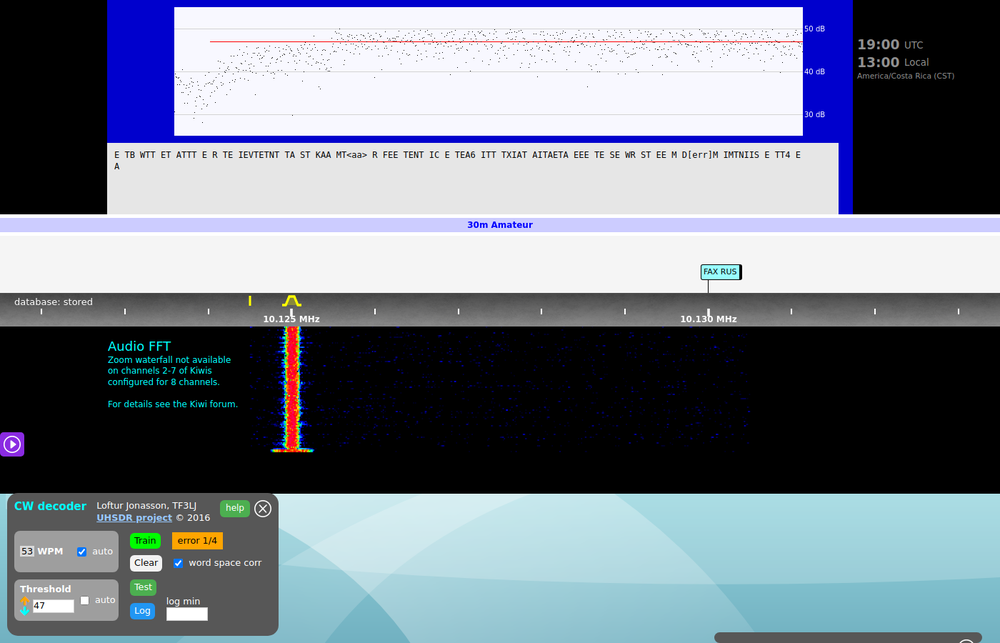
#> input picture captures/kiwi_hf_10_30m_1774810793964.png, 1000 x 643 px, shrunk from 1400 x 900 before the run
$ python -i spectrogram_ocr.py   (imports and definitions only)
#> lines starting #> are read from the running program, lines starting #| are printed output that depends on the picture
#!/usr/bin/env python3
"""
Spectrogram OCR + Morse detector.
Runs Tesseract on every KiwiSDR/capture PNG to extract:
  - axis labels, frequency annotations, station call signs visible on the waterfall
  - text overlays from KiwiSDR UI (S-meter, station ID, time)
Then runs a Morse decoder on the horizontal energy-bar pattern.

Outputs:
  pipeline_results/spectrogram_ocr_<ts>.json
"""
import os, sys, json, glob, re
from pathlib import Path
from datetime import datetime
import numpy as np
from PIL import Image, ImageOps, ImageFilter
import pytesseract

# [1 line not run here, left out]
TS  = datetime.now().strftime("%Y%m%d_%H%M%S")

# Morse table (reverse lookup)
MORSE = {
    ".-": "A", "-...": "B", "-.-.": "C", "-..": "D", ".": "E", "..-.": "F",
    "--.": "G", "....": "H", "..": "I", ".---": "J", "-.-": "K", ".-..": "L",
    "--": "M", "-.": "N", "---": "O", ".--.": "P", "--.-": "Q", ".-.": "R",
    "...": "S", "-": "T", "..-": "U", "...-": "V", ".--": "W", "-..-": "X",
    "-.--": "Y", "--..": "Z",
    "-----":"0",".----":"1","..---":"2","...--":"3","....-":"4",
    ".....":"5","-....":"6","--...":"7","---..":"8","----.":"9",
}

# [30 lines left out: function ocr_image, not called in this run]

def detect_morse(path):
    """Detect horizontal energy bars in spectrogram as potential Morse.
    Heuristic: scan middle row band, find contiguous bright spans, classify by length."""
    try:
        img = Image.open(path).convert("L")
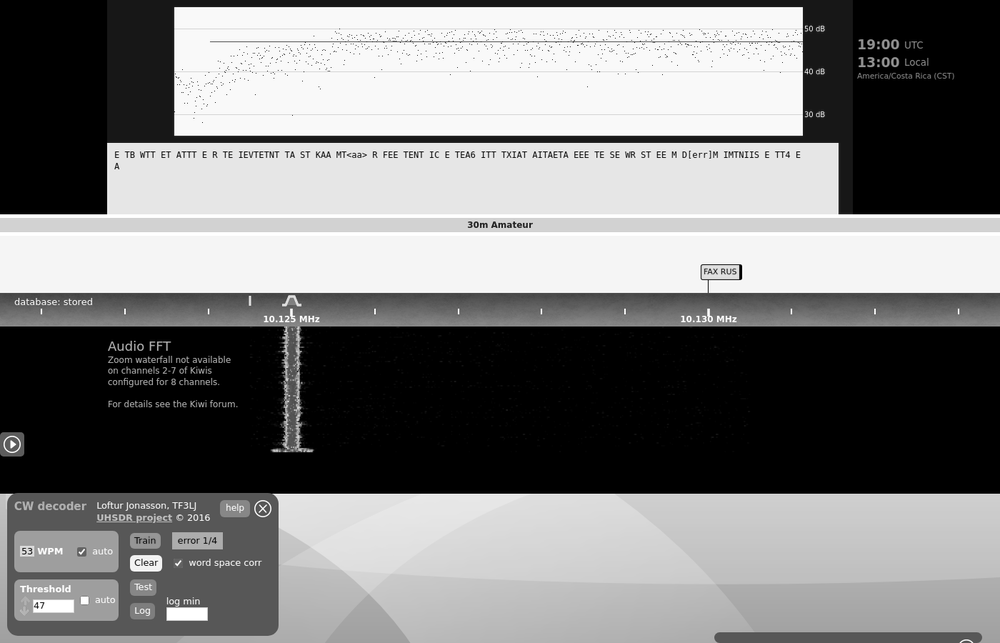
#> img: PIL image 1000x643 L; min 0, max 255, mean 126.2
    except Exception:
        return None
    a = np.array(img, dtype=np.float32)
    H, W = a.shape
#> H = 643; W = 1000
    # Use middle 40% vertical band, sum columns
    band = a[int(H*0.30):int(H*0.70), :]
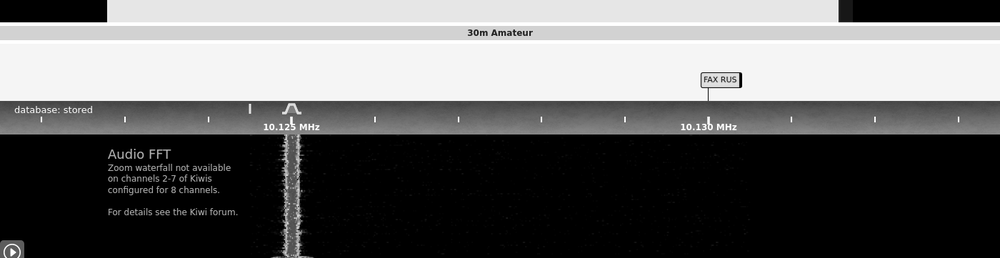
#> band: shape (258, 1000) float32; min 0, max 255, mean 103
    col_intensity = band.mean(axis=0)
#> col_intensity = 1000 values, max 191.4 at index 286, min 86.02 at index 876, mean 103
    # Normalize
    if col_intensity.max() - col_intensity.min() < 5:
        return {"detected": False, "reason": "no_contrast"}
    norm = (col_intensity - col_intensity.min()) / (col_intensity.max() - col_intensity.min() + 1e-9)
#> norm = 1000 values, max 1 at index 286, min 0 at index 876, mean 0.161
    # Threshold
    thresh = np.percentile(norm, 80)  # top 20% bright cols
#> thresh = 0.202
    binary = norm > thresh
    # Run-length encode
    runs = []
    i = 0
    while i < len(binary):
        j = i
        while j < len(binary) and binary[j] == binary[i]:
            j += 1
        runs.append((bool(binary[i]), j - i))
        i = j
#> this loop made 33 passes
#> i on passes 1 to 12: 108, 189, 190, 232, 234, 235, 249, 252, 264, 268, 269, 314
#> after the loop, runs = 33 pairs, first value 0 to 1, second value 1 to 162
    if len(runs) < 4:
        return {"detected": False, "reason": "too_few_runs"}
    on_runs  = [n for v, n in runs if v]
#> on_runs = [81, 42, 1, 3, 4, 45, 3, 2, 1, 1, 2, 3, 6, 3, 1, 1]
    off_runs = [n for v, n in runs if not v]
#> off_runs = [108, 1, 2, 14, 12, 1, 2, 55, 82, 82, 82, 56, 1, 5, 91, 45, 162]
    if not on_runs:
        return {"detected": False, "reason": "no_on_runs"}
    # Classify on-runs as dot/dash by median split
    med_on  = float(np.median(on_runs))
#> med_on = 3
    med_off = float(np.median(off_runs)) if off_runs else med_on
#> med_off = 45
    dot_max = med_on * 1.8
#> dot_max = 5.4
    classified = []
    for v, n in runs:
        if v:
            classified.append("." if n <= dot_max else "-")
        else:
            # Letter gap ~ 3*dot, word gap ~ 7*dot
            if n > med_off * 4: classified.append(" / ")
            elif n > med_off * 1.8: classified.append(" ")
#> this loop made 33 passes
#> (v, n) on passes 1 to 12: (False, 108), (True, 81), (False, 1), (True, 42), (False, 2), (True, 1), (False, 14), (True, 3), (False, 12), (True, 4), (False, 1), (True, 45)
#> after the loop, classified = [' ', '-', '-', '.', '.', '.', '-', '.', '.', ' ', '.', ' ', '.', ' ', '.', '.', '-', '.', ' ', '.', '.', ' ']
    pattern = "".join(classified).strip()
    # Decode tokens
    decoded_words = []
    for word in pattern.split(" / "):
        letters = []
        for sym in word.split(" "):
            sym = sym.strip()
            if sym in MORSE:
                letters.append(MORSE[sym])
            elif sym:
                letters.append(f"?{sym}?")
        decoded_words.append("".join(letters))
#> this loop made 1 pass
#> after the loop, decoded_words = ['?--...-..?EEFI']
    decoded = " ".join(decoded_words).strip()
    return {
        "detected": True,
        "on_count": len(on_runs),
        "off_count": len(off_runs),
        "median_on_px": med_on,
        "median_off_px": med_off,
        "pattern_preview": pattern[:200],
        "decoded_preview": decoded[:200],
        "decoded_full_len": len(decoded),
    }

# [32 lines left out: function main, not called in this run]

# [2 lines not run here, left out]

>>> result = detect_morse('../captures/kiwi_hf_10_30m_1774810793964.png')
#> result = {'detected': True, 'on_count': 16, 'off_count': 17, 'median_on_px': 3, 'median_off_px': 45, 'pattern_preview': '--...-.. . . ..-. ..', 'decoded_preview': '?--...-..?EEFI', 'decoded_full_len': 14}

$ run again, on captures/kiwi_hf_21_15m_1778705347800.png
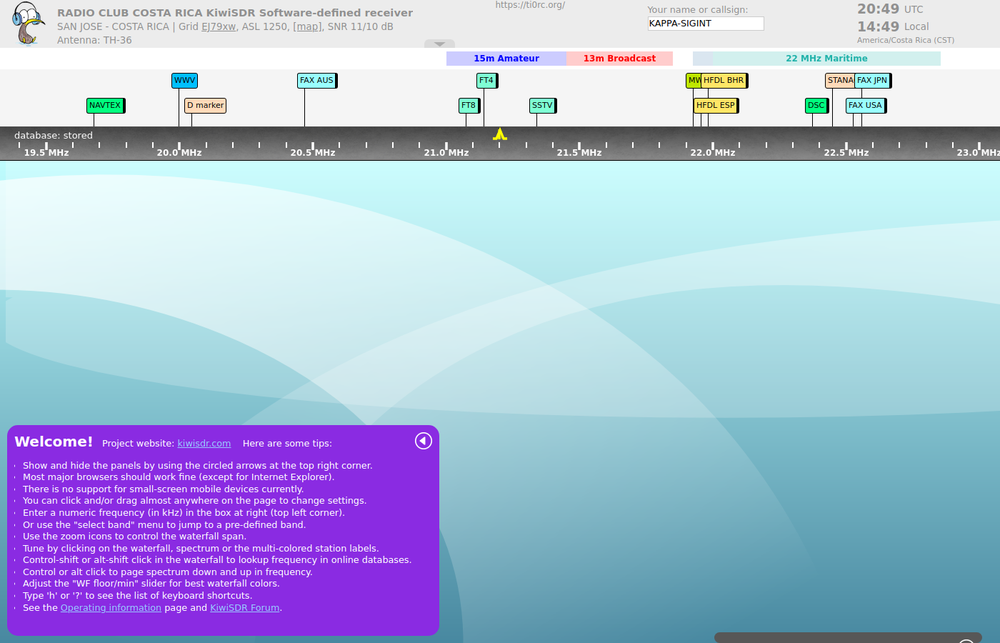
#> input picture captures/kiwi_hf_21_15m_1778705347800.png, 1000 x 643 px, shrunk from 1400 x 900 before the run
#> in detect_morse, `img = Image.open(path).convert("L")`:
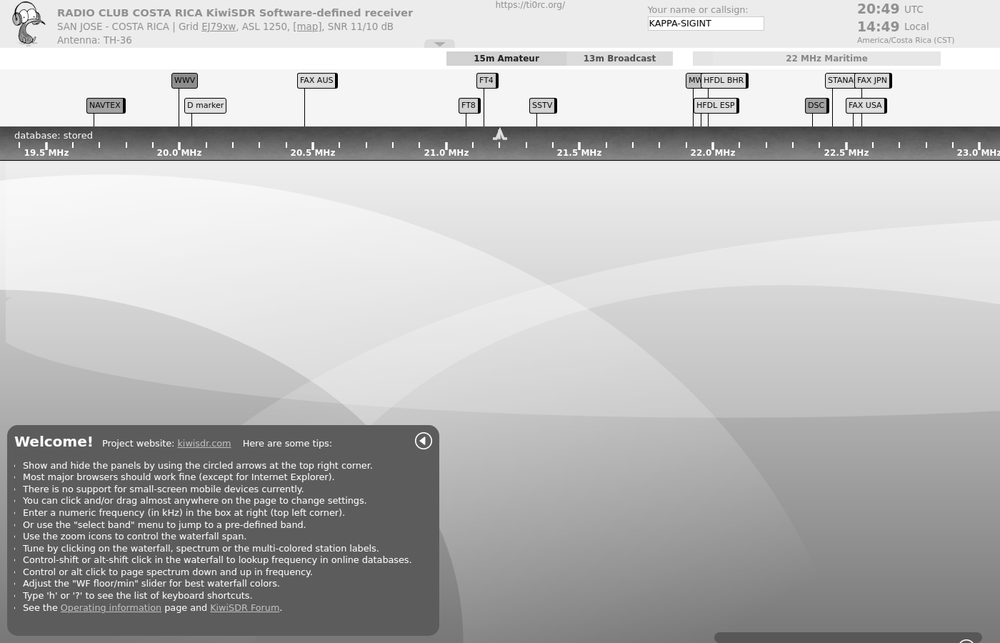
#> img: PIL image 1000x643 L; min 0, max 255, mean 186.9
#> in detect_morse, `band = a[int(H*0.30):int(H*0.70), :]`:
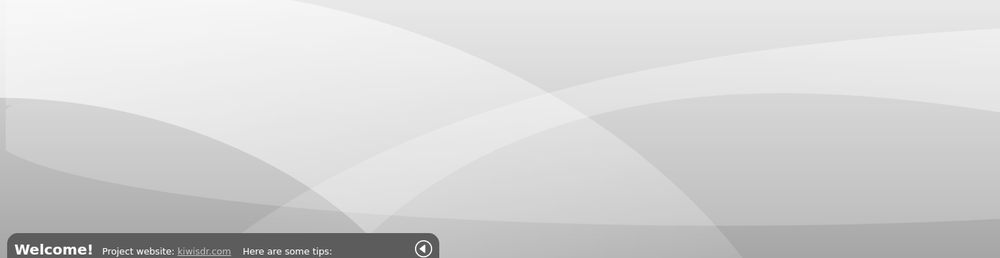
#> band: shape (258, 1000) float32; min 60, max 255, mean 211.3
#> col_intensity = 1000 values, max 223 at index 440, min 202.4 at index 39, mean 211.3
#> norm = 1000 values, max 1 at index 440, min 0 at index 39, mean 0.431
#> thresh = 0.634
#> the loop in detect_morse, `while i < len(binary):` made 13 passes
#> i on passes 1 to 8: 317, 318, 319, 321, 359, 379, 415, 426
#> after the loop in detect_morse, `while i < len(binary):`: runs = [(False, 317), (True, 1), (False, 1), (True, 2), (False, 38), (True, 20), (False, 36), (True, 11), (False, 3), (True, 3), (False, 7), (True, 163), (False, 398)]
#> on_runs = [1, 2, 20, 11, 3, 163]
#> off_runs = [317, 1, 38, 36, 3, 7, 398]
#> med_on = 7
#> med_off = 36
#> dot_max = 12.6
#> the loop in detect_morse, `for v, n in runs:` made 13 passes
#> after the loop in detect_morse, `for v, n in runs:`: classified = [' / ', '.', '.', '-', '.', '.', '-', ' / ']
#> the loop in detect_morse, `for word in pattern.split(" / "):` made 1 pass
#> after the loop in detect_morse, `for word in pattern.split(" / "):`: decoded_words = ['?/??..-..-??/?']
#> result = {'detected': True, 'on_count': 6, 'off_count': 7, 'median_on_px': 7, 'median_off_px': 36, 'pattern_preview': '/ ..-..- /', 'decoded_preview': '?/??..-..-??/?', 'decoded_full_len': 14}

$ run again, on captures/kiwi_hf_21_15m_1779300493072.png
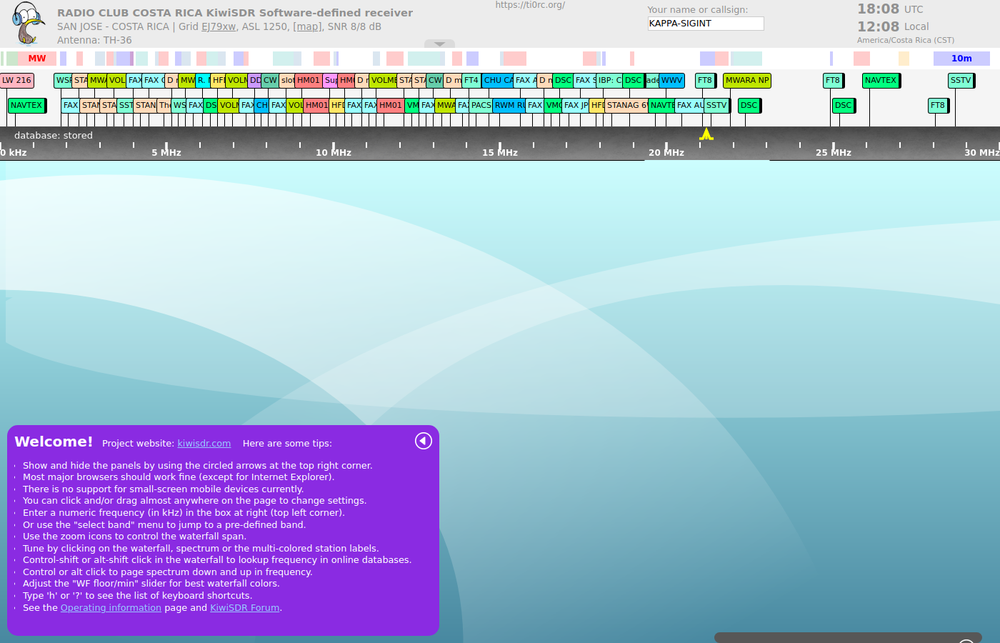
#> input picture captures/kiwi_hf_21_15m_1779300493072.png, 1000 x 643 px, shrunk from 1400 x 900 before the run
#> in detect_morse, `img = Image.open(path).convert("L")`:
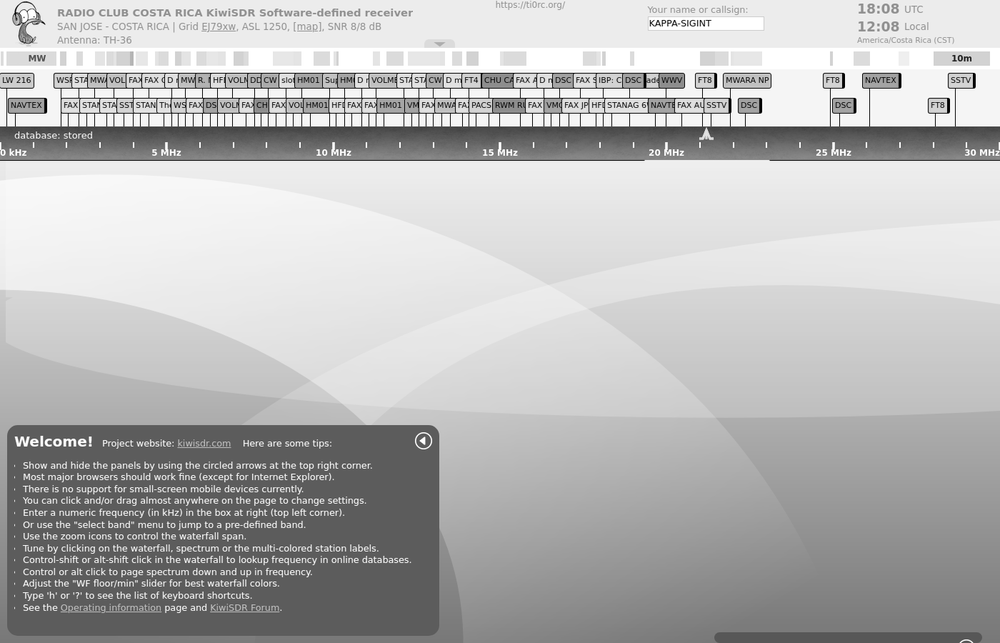
#> img: PIL image 1000x643 L; min 0, max 255, mean 183.9
#> in detect_morse, `band = a[int(H*0.30):int(H*0.70), :]`:
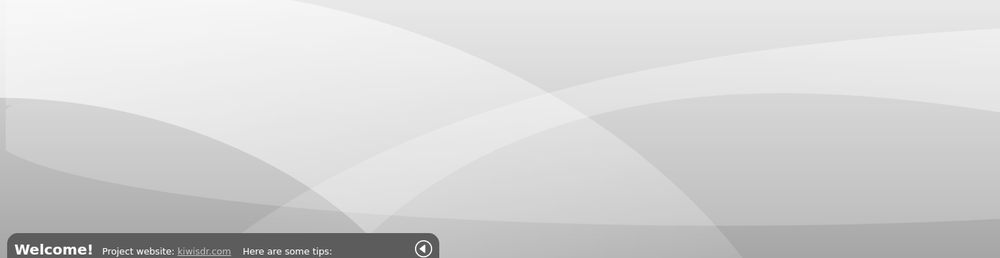
#> band: shape (258, 1000) float32; min 60, max 255, mean 211.3
#> col_intensity = 1000 values, max 223 at index 440, min 202.4 at index 39, mean 211.3
#> norm = 1000 values, max 1 at index 440, min 0 at index 39, mean 0.431
#> thresh = 0.634
#> the loop in detect_morse, `while i < len(binary):` made 13 passes
#> i on passes 1 to 8: 317, 318, 319, 321, 359, 379, 415, 426
#> after the loop in detect_morse, `while i < len(binary):`: runs = [(False, 317), (True, 1), (False, 1), (True, 2), (False, 38), (True, 20), (False, 36), (True, 11), (False, 3), (True, 3), (False, 7), (True, 163), (False, 398)]
#> on_runs = [1, 2, 20, 11, 3, 163]
#> off_runs = [317, 1, 38, 36, 3, 7, 398]
#> med_on = 7
#> med_off = 36
#> dot_max = 12.6
#> the loop in detect_morse, `for v, n in runs:` made 13 passes
#> after the loop in detect_morse, `for v, n in runs:`: classified = [' / ', '.', '.', '-', '.', '.', '-', ' / ']
#> the loop in detect_morse, `for word in pattern.split(" / "):` made 1 pass
#> after the loop in detect_morse, `for word in pattern.split(" / "):`: decoded_words = ['?/??..-..-??/?']
#> result = {'detected': True, 'on_count': 6, 'off_count': 7, 'median_on_px': 7, 'median_off_px': 36, 'pattern_preview': '/ ..-..- /', 'decoded_preview': '?/??..-..-??/?', 'decoded_full_len': 14}
